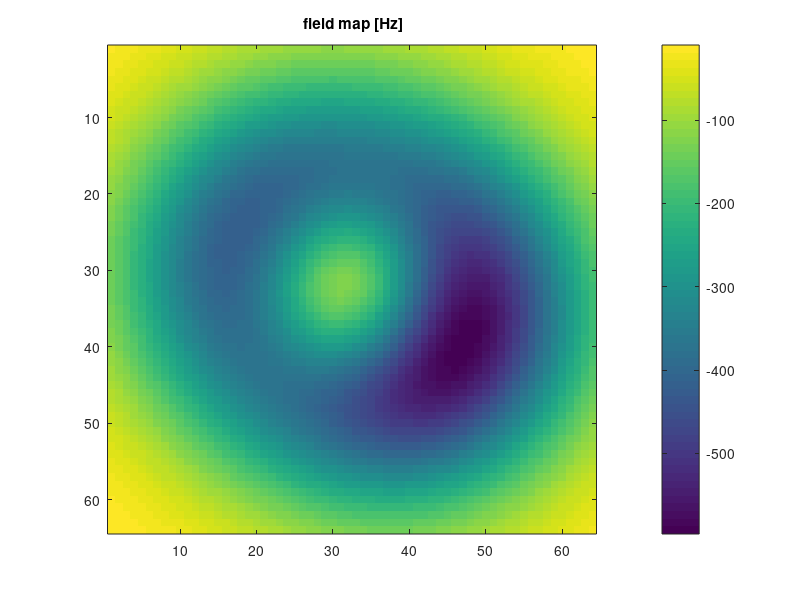
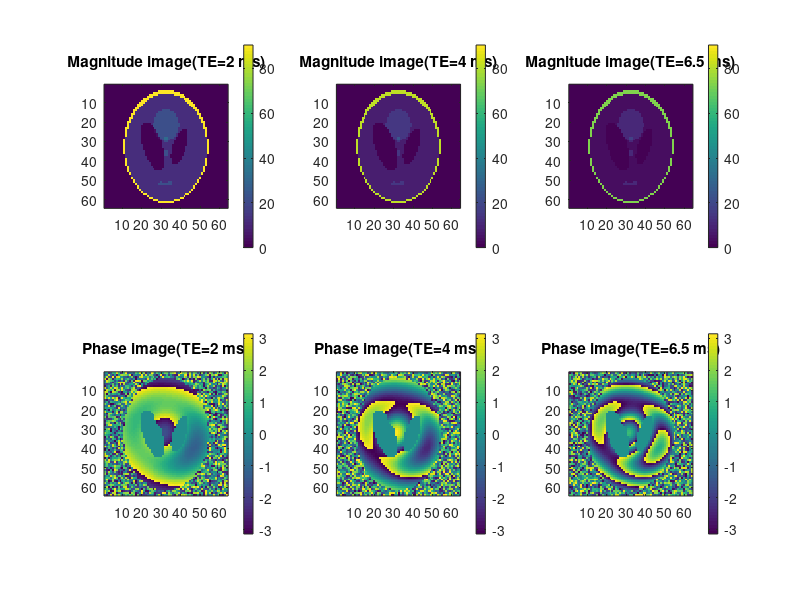

These charts were generated, in order, by the following MATLAB code: (Note: this script raises an error after producing the figures.)
%% Regularized field map demo
% generate true field map in Hz
MS=64; %matrix size
[X,Y]=meshgrid(linspace(-1,1,MS));

b0map_true=(200/(2*pi*0.1))*exp(-0.5* (X.^2 + Y.^2)./(2*0.05))- ...
    (200/(2*pi*0.2))*exp(-0.5* ((X+0.2).^2 + (Y+0.1).^2)./(2*0.1))-...
    (300/(2*pi*0.2))*exp(-0.5* ((X-0.2).^2 + (Y-0.1).^2)./(2*0.1));
b0map_true=b0map_true*4; %lot of warps
figure,imagesc(b0map_true),colorbar,title(' field map [Hz]'),axis image

%% generate multi-echo images with complex noise
m = phantom('Modified Shepp-Logan',MS);
T2star=m.*20e-3;
TE=[2,4,6.5]*1e-3; %second
L=length(TE);
im_size=[MS MS];
im=100*m.*... Proton density
    exp(2i*pi*bsxfun(@times,b0map_true,permute(TE,[3 1 2]))).*... Phase
    exp(-1*(bsxfun(@rdivide,permute(TE,[3 1 2]) ,T2star)))... %relaxation effects
    +1e-3*complex(randn([MS MS length(TE)]),randn([MS MS length(TE)])); %noise
im(isinf(im))=0;

figure,
for i=1:L
subplot(2,L,i)
imagesc(abs(im(:,:,i)),[min(abs(im(:))) max(abs(im(:)))]),
colorbar,title(sprintf('Magnitude image(TE=%d ms)',TE(i)*1e3)),axis image
subplot(2,L,i+L)
imagesc(angle(im(:,:,i))),
colorbar,title(sprintf('Phase image(TE=%d ms)',TE(i)*1e3)),axis image
end

im=permute(im,[1 2 4 3]);
%% temporal unwarping and denoising with RegularizedFieldMapEstimator
fm_initial=UMPIRE_unwrapp_3D(im,TE);
[FieldMap,Fm_steps,g_steps]=RegularizedFieldMapEstimator(im,TE,fm_initial,1e-4,10e3);
 range=[min(b0map_true(:)) max(b0map_true(:))];
 % plot
 figure,subplot(231),imagesc([],[],b0map_true,range),
 title('True value [Hz]'),colormap('parula'),colorbar,axis image
 subplot(232),imagesc([],[],fm_initial./(2*pi),range),
 title('UMPIRE B0map [Hz]'),colormap('parula'),colorbar,axis image
 subplot(233),imagesc([],[],Fm_steps(:,:,end)./(2*pi),range),
 title('denoised B0map [Hz]'),colormap('parula'),colorbar,axis image
  subplot(235),imagesc([],[],fm_initial./(2*pi)-b0map_true,[-10 10]),
 title('UMPIRE B0map-true [Hz]'),colormap('parula'),colorbar,axis image
 subplot(236),imagesc([],[],Fm_steps(:,:,end)./(2*pi)-b0map_true,[-10 10]),
 title('denoised B0map-true [Hz]'),colormap('parula'),colorbar,axis image